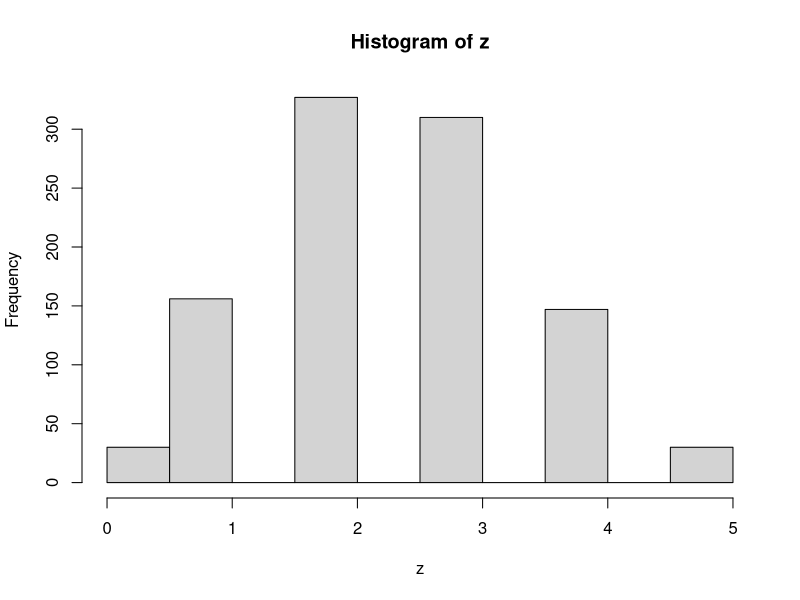

The R source for this figure:
## ---- chunk 1
knitr::opts_chunk$set(echo = TRUE)
library("dplyr")
library(stats)
## ---- chunk 2
((choose(17, 13)*choose(3,2)) + (choose(17, 14)*choose(3,1)) + (choose(17, 15)))/choose(20, 15)
## ---- chunk 3
set.seed(30)
worms <- c(0:15)
nsim = 10000
probs <- c()
count = 0
for(i in 0:15){
  for(j in 1:nsim){
    apples <- sample(0:1, size = 15, replace = T, prob = c(.9, .1))
      if(i %in% sum(apples)){
        count = count+1
      }
  }
  probs <- c(probs, count/nsim)
}
cbind(worms, probs)
## ---- chunk 4
choose(10, 2)*choose(8, 5)/(3^10)
## ---- chunk 5
(choose(4,3)*choose(4,2)*choose(44,8))/(choose(52,13))
## ---- chunk 6
(choose(4,2)*choose(4,1)*choose(44,10))/choose(52,13)
## ---- chunk 7
choose(35, 13) / choose(39, 13)
## ---- chunk 8
(choose(17,3)*choose(3,1) + choose(14,1))/choose(20,5)
## ---- chunk 9
z <- rbinom(size = 5, n = 1000, p =.5)
hist(z)
